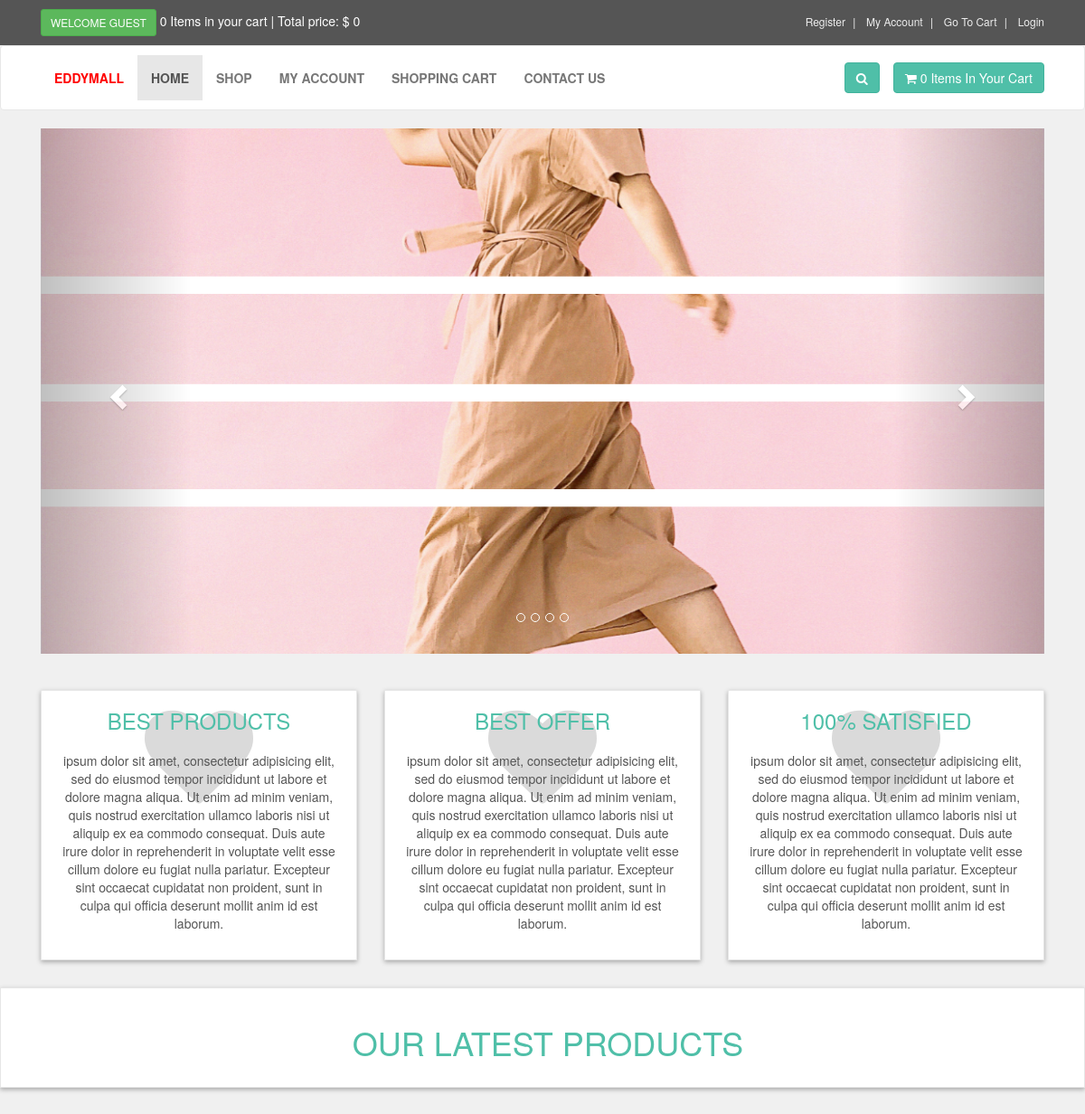
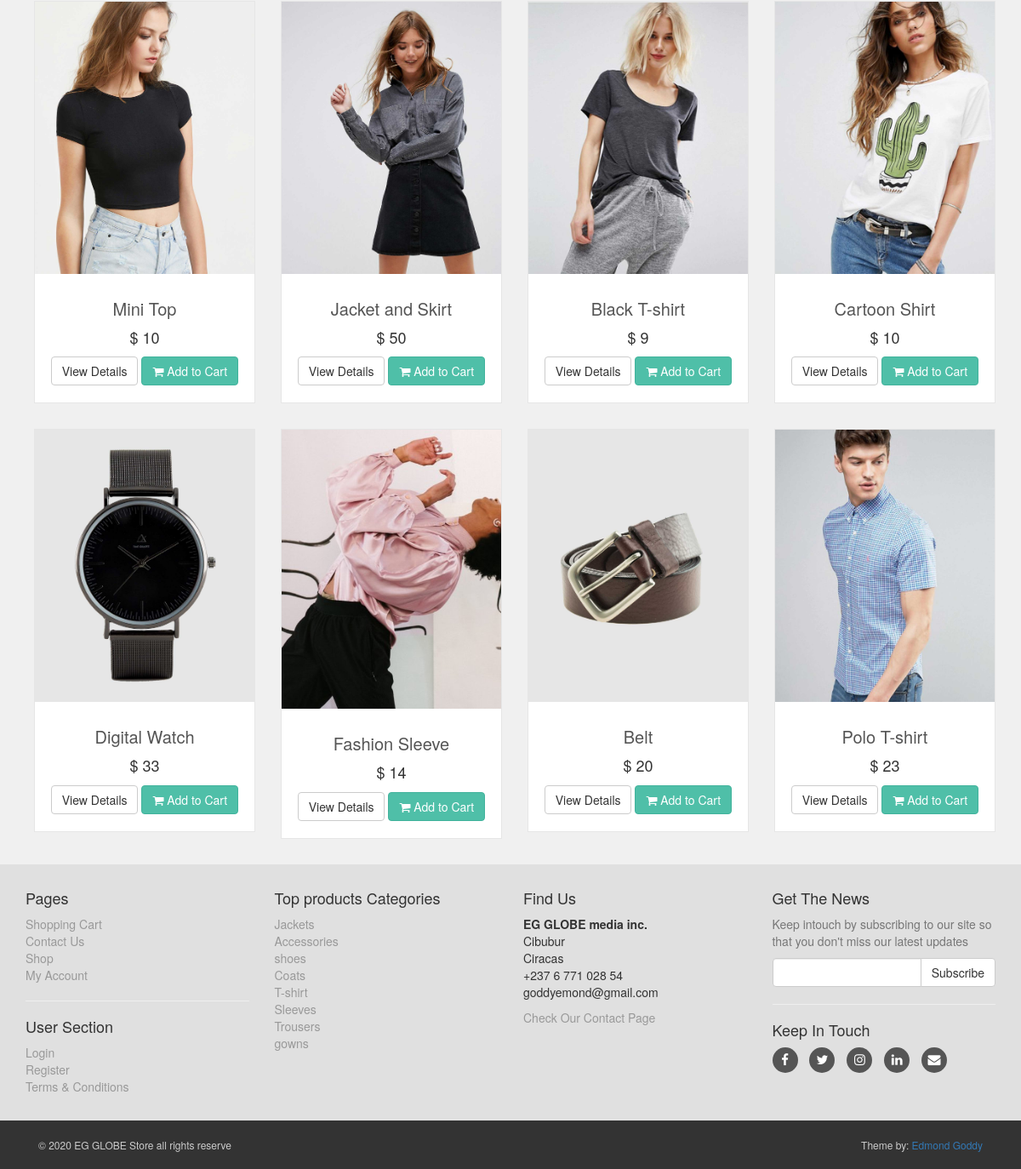
The page / on the database its author committed (2 pictures, top to bottom).
### tables this page shows
CREATE TABLE `slider` (
  `slide_id` int(11) NOT NULL,
  `slide_name` varchar(100) NOT NULL,
  `slide_image` text NOT NULL,
  `slide_url` varchar(255) NOT NULL
);

CREATE TABLE `boxs_section` (
  `box_id` int(10) NOT NULL,
  `box_title` text NOT NULL,
  `box_des` text NOT NULL
);

CREATE TABLE `product` (
  `product_id` int(11) NOT NULL,
  `p_cat_id` int(11) NOT NULL,
  `cat_id` int(11) NOT NULL,
  `date` timestamp NOT NULL DEFAULT CURRENT_TIMESTAMP ON UPDATE CURRENT_TIMESTAMP,
  `product_title` text NOT NULL,
  `product_img1` text NOT NULL,
  `product_img2` text NOT NULL,
  `product_img3` text NOT NULL,
  `product_price` int(11) NOT NULL,
  `product_keywords` text NOT NULL,
  `product_desc` text NOT NULL,
  `Attachment` varchar(5) NOT NULL
);

CREATE TABLE `product_categories` (
  `p_cat_id` int(11) NOT NULL,
  `p_cat_title` text NOT NULL,
  `p_cat_desc` text NOT NULL
);

### functions/functions.php (the view, shortened to what this page needs)
<?php
$db = mysqli_connect("localhost", "root", "", "eddy_mall");
function getRealIpUser(){
  switch (true) {
    default : return $_SERVER['REMOTE_ADDR'];
  }
}
function getPro(){
	global $db;
	$get_products = "SELECT * FROM product order by 1 DESC LIMIT 0,8";
	$run_products = mysqli_query($db, $get_products);
	while ($row_products = mysqli_fetch_array($run_products)) {
		$pro_id = $row_products["product_id"];
		$pro_title = $row_products["product_title"];
		$pro_price = $row_products["product_price"];
		$pro_img1 = $row_products["product_img1"];
		echo "
<div class='col-md-4 col-sm-6 single'>
    <div class='product'>
        <a href='details.php?pro_id=$pro_id'>
            <img class='img-responsive' src='admin_area/product_images/$pro_img1'>
        </a>
        <div class='text'>
            <h3>
               <a href='details.php?pro_id=$pro_id'>
                  $pro_title
               </a>
            </h3>
            <p class='price'>
              $ $pro_price
            </p>
            <p class='button'>
               <a class='btn btn-default' href='details.php?pro_id=$pro_id'>
                   View Details
               </a>
               <a class='btn btn-primary' href='details.php?pro_id=$pro_id'>
                   <i class='fa fa-shopping-cart'></i> Add to Cart
               </a>
            </p>
        </div>
    </div>
</div>
		";
	}
}
function items(){
  global $db;
  $sess = session_id();
  $ip_add = getRealIpUser();
  $get_items = "SELECT * FROM cart WHERE ip_add='$ip_add'  AND session_id='$sess' ";
  $run_items = mysqli_query($db, $get_items);
  $count_items = mysqli_num_rows($run_items);
  echo $count_items;
}
function total_price(){
  $total = 0;
  echo "$ " . $total;
}
?>

### includes/header.php (shortened to what this page needs)
<?php
include("functions/functions.php");
?>
<!DOCTYPE html>
<html>
<head>
    <link href="styles/bootstrap.min.css" rel="stylesheet">
    <link rel="stylesheet" type="text/css" href="font-awesome-4.6.3/css/font-awesome.min.css">
    <link href="styles/style.css" rel="stylesheet">
</head>
<body>
    <div id="top">
        <div class="container">
            <div class="col-md-6 offer">
                <a href="#" class="btn btn-success btn-sm">
                    <?php
                    if (!isset($_SESSION["customer_name"])) {
                        echo "Welcome Guest";
                    }else{
                        echo "Welcome " . @$_SESSION["customer_name"] . " ";
                    }
                    ?>
                </a>
                <a href="checkout.php"><?php items(); ?> Items in your cart | Total price: <?php  total_price()  ?></a>
            </div>
            <div class="col-md-6">
                <ul class="menu">
                    <li class="<?php// if($active == 'Account') echo 'active';  ?>">
                        <a href="customer_register.php">Register</a>
                    </li>
                    <li>
                        <a href="customer/my_account.php">My Account</a>
                    </li>
                    <li>
                        <a href="cart.php">Go To Cart</a>
                    </li>
                    <li>
                        <a href="checkout.php">
                            <?php
                            if (!@isset($_SESSION["customer_name"])) {
                                echo "<a href='checkout.php'> Login </a>";
                            }else{
                                echo "<a href='logout.php'> Logout </a>";
                            }
                            ?>
                        </a>
                    </li>
                </ul>
            </div>
        </div>
    </div>
    <div id="navbar" class="navbar navbar-default">
        <div class="container">
            <div class="navbar-header">
                <a href="index.php" class="navbar-brand home">
                </a>
            </div>
            <div class="navbar-collapse collapse" id="navigation">
                <div class="padding-nav">
                    <ul class="nav navbar-nav left">
                        <li>
                            <a style="color: red;" href="#">EDDYMALL</a>
                        </li>
                        <li class="<?php if($active == 'Home') echo 'active';  ?>">
                            <a href="index.php">Home</a>
                        </li>
                        <li class="<?php if($active == 'Shop') echo 'active';  ?>">
                            <a href="shop.php">Shop</a>
                        </li>
                        <li class="<?php if($active == 'Account') echo 'active';  ?>">
                            <?php
                            if (!@isset($_SESSION["customer_name"])) {
                            	echo "<a href='checkout.php'>My Account</a>";
                            }else{
                            	echo "<a href='customer/my_account.php?my_orders'>My Account</a>";
                            }
                            ?>
                        </li>
                        <li class="<?php if($active == 'Cart') echo 'active';  ?>">
                            <a href="cart.php">Shopping Cart</a>
                        </li>
                        <li class="<?php if($active == 'Contact') echo 'active';  ?>">
                            <a href="contact.php">Contact Us</a>
                        </li>
                    </ul>
                </div>
                <a href="cart.php" class="btn navbar-btn btn-primary right">
                    <i class="fa fa-shopping-cart"></i>
                    <span><?php items(); ?> Items In Your Cart</span>
                </a>
                <div class="navbar-collapse collapse right">
                    <button class="btn btn-primary navbar-btn" type="button" data-toggle="collapse" data-target="#search">
                        <i class="fa fa-search"></i>
                    </button>
                </div>
            </div>
        </div>
    </div>

### index.php (shortened to what this page needs)
<?php
$active = "Home";
include("includes/header.php");
?>
    <div class="container" id="slider">
    	<div class="col-md-12">
    		<div class="carousel slide" id="myCarousel" data-ride="carousel">
    			<ol class="carousel-indicators">
    				<li data-target="#myCarousel" data-slide-to="0"></li>
    				<li data-target="#myCarousel" data-slide-to="1"></li>
    				<li data-target="#myCarousel" data-slide-to="2"></li>
    				<li data-target="#myCarousel" data-slide-to="3"></li>
    			</ol>
    			<div class="carousel-inner">
<?php
$query = "SELECT * FROM slider LIMIT 0,1";
$query = mysqli_query($con, $query);
while ($row = mysqli_fetch_array($query)) {
    $slide_image = $row["slide_image"];
    $slide_url = $row["slide_url"];
?>
                     <div class='item active'>
                        <a href="<?php echo $slide_url; ?>">
                           <img src='<?php echo "admin_area/slides_images/$slide_image" ?>'>
?>                      </a>
                     </div>
<?php
}
?>
    			</div>
    			<a href="#myCarousel" class="left carousel-control" data-slide="prev">
    				<span class="glyphicon glyphicon-chevron-left"></span>
    			</a>
    			<a href="#myCarousel" class="right carousel-control" data-slide="next">
    				<span class="glyphicon glyphicon-chevron-right"></span>
    			</a>
    		</div>
    	</div>
    </div>
    <div id="advantages">
    	<div class="container">
    		<div class="same-height-row">
    			<?php
    			$get_box = "SELECT * FROM boxs_section ";
    			$run_boxes = mysqli_query($con, $get_box);
    			while($run_boxes_section = mysqli_fetch_array($run_boxes)){
    				$box_title = $run_boxes_section["box_title"];
    				$box_desc = $run_boxes_section["box_des"];
    			?>
    			<div class="col-sm-4">
    				<div class="box same-height">
    					<div class="icon">
    						<i class="fa fa-heart"></i>
    					</div>
    					<h3><a href="#"> <?php  echo $box_title; ?> </a></h3>
    					<p> <?php  echo $box_desc; ?> </p>
    				</div>
    			</div>
    		    <?php } ?>
    		</div>
    	</div>
    </div>
    <div id="hot">
    	<div class="box">
    		<div class="container">
    			<div class="col-md-12">
    				<h2>
    					Our Latest Products
    				</h2>
    			</div>
    		</div>
    	</div>
    </div>
    <div id="content" class="container">
    	<div class="row">
<?php
getPro();
?>
    	</div>
    </div>
<?php
include("includes/footer.php");
?>
</body>
</html>

### includes/footer.php (shortened to what this page needs)
<div id="footer">
	<div class="container">
		<div class="row">
			<div class="col-sm-6 col-md-3">
				<h4>Pages</h4>
				<ul>
					<li><a href="cart.php">Shopping Cart</a></li>
					<li><a href="contact.php">Contact Us</a></li>
					<li><a href="shop.php">Shop</a></li>
					<li><a href="customer/my_account.php">My Account</a></li>
				</ul>
				<hr>
				<h4>User Section</h4>
				<ul>
					<li>
                        <?php
                        if (!@isset($_SESSION["customer_name"])) {
                         echo "<a href='checkout.php'>Login</a>";
                        }else{
                         echo "<a href='customer/my_account.php?my_orders'>My Account</a>";
                        }
                        ?>
					</li>
					<li>
                        <?php
                        if (!@isset($_SESSION["customer_name"])) {
                         echo "<a href='customer_register.php'>Register</a>";
                        }else{
                         echo "<a href='customer/my_account.php?edit_account'>Edit Account</a>";
                        }
                        ?>
                        <li><a href="terms.php">Terms & Conditions</a></li>
					</li>
				</ul>
			</div>
			<div class="col-sm-6 col-md-3">
				<h4>Top products Categories</h4>
				<ul>
<?php
$get_p_cats = "SELECT * FROM product_categories";
$run_p_cats = mysqli_query($con, $get_p_cats);
while ($row_p_cats = mysqli_fetch_array($run_p_cats)) {
	$p_cat_id = $row_p_cats["p_cat_id"];
	$p_cat_title = $row_p_cats["p_cat_title"];
	echo "
<li>
   <a href='shop.php?p_cat=$p_cat_id'>
     $p_cat_title
   </a>
</li>
	";
}
?>
				</ul>
			</div>
			<div class="col-sm-6 col-md-3">
				<h4>Find Us</h4>
				<p>
					<strong>EG GLOBE media inc.</strong>
					<br>Cibubur
					<br>Ciracas
					<br>+237 6 771 028 54
					<br>goddyemond@gmail.com
					<br><strong></strong>
				</p>
				<a href="contact.php">Check Our Contact Page</a>
			</div>
			<div class="col-sm-6 col-md-3">
				<h4>Get The News</h4>
				<p class="text-muted">
Keep intouch by subscribing to our site so that you don't miss our latest updates
				</p>
				<form action="" method="post">
	 				<div class="input-group">
						<input type="text" name="email" class="form-control">
						<span class="input-group-btn">
							<input type="submit" value="Subscribe" class="btn btn-default">
						</span>
					</div>
				</form>
				<hr>
				<h4>Keep In Touch</h4>
				<p class="social">
					<a target="_blank" href="https://web.facebook.com/edmond.goddy" class="fa fa-facebook"></a>
					<a target="_blank" href="#" class="fa fa-twitter"></a>
					<a target="_blank" href="#" class="fa fa-instagram"></a>
					<a target="_blank" href="https://www.linkedin.com/in/edmond-goddy-3b67b8225" class="fa fa-linkedin"></a>
					<a target="_blank" href="#" class="fa fa-envelope"></a>
				</p>
			</div>
		</div>
	</div>
</div>
<div id="copyright">
	<div class="container">
		<div class="col-md-6">
			<p class="pull-left">&COPY; 2020 EG GLOBE Store all rights reserve</p>
		</div>
		<div class="col-md-6">
			<p class="pull-right">Theme by: <a target="_blank" href="https://www.linkedin.com/in/edmond-goddy-3b67b8225">Edmond Goddy</a></p>
		</div>
	</div>
</div>

### styles/style.css (style rules this page uses)
body { font-size: 14px; line-height: 1.42857143; color: #333333; background: #f0f0f0; overflow-x: hidden; padding-bottom: ; }
#top { background: #555555; padding: 10px 0; }
#top .offer { color: #ffffff; }
#top .offer .btn { text-transform: uppercase; }
#top a { color: #ffffff; }
#top ul.menu { padding-top: 5px; margin:0; text-align: right; font-size: 12px; list-style: none; }
#top ul.menu > li { display: inline-block; }
#top ul.menu > li a { color: #eeeeee; }
#top ul.menu > li + li:before { content: "|\00a0"; color: #f7f7f7; padding: 0 5px; }
.navbar { background: #ffffff; }
.navbar-collapse .right { float: right; }
.navbar-brand { float: left; padding: 10px 15px; font-size: 18px; line-height: 20px; height: 70px; }
.navbar ul.nav > li > a { text-transform: uppercase; font-weight: bold; font-size: 14px; }
.padding-nav { padding-top: 10px; }
.btn-primary { color: rgb(255,255,255); background: rgb(79,191,168); border-color: rgb(65,179,156); }
#slider { margin-bottom: 40px; }
#advantages { text-align: center; }
.box { background: #ffffff; margin: 0 0 30px; border: solid 1px #e6e6e6; box-sizing: border-box; padding: 20px; box-shadow: 0 2px 5px rgba(0,0,0,0.3); }
#advantages .box .icon { position: absolute; font-size: 120px; width: 100%; text-align: center; top: -20px; left: 0; height: 100%; float: left; color: #dadada; box-sizing: border-box; z-index: 1; }
#advantages .box h3 { position: relative; margin: 0 0 20px; font-weight: 300; text-transform: uppercase; z-index: 2; }
#advantages .box h3 a { color: #4fbfa8; }
#advantages .box p { position: relative; z-index: 2; color: #555555; }
#hot h2 { font-size: 36px; font-weight: 400; color:#4fbfa8; text-align: center; text-transform: uppercase; }
#content { padding-left: 25px; }
.single { width: 290px; }
#content .product { background: #ffffff; border: solid 1px #e6e6e6; margin-bottom: 30px; box-sizing: border-box; }
#content .product .text { padding: 10px 10px 0px; }
#content .product .text p.price { font-size: 18px; text-align: center; font-weight: 400; }
#content .product .text .button { text-align: center; clear: both; }
#content .product .text .button .btn { margin-bottom: 10px; }
#content .product .text h3 { text-align: center; font-size: 20px; }
#content .product .text h3 a { color: rgb(85,85,85); }
#footer { background: #e0e0e0; padding: 20px 0; }
#footer a { color: #999999; padding: 0; text-decoration: none; }
#footer ul { list-style: none; padding-left: 0; }
#footer .social { text-align: left; }
#footer .social a { margin: 0 10px 0 0; display: inline-block; color: #ffffff; width: 30px; height: 30px; border-radius: 15px; line-height: 30px; font-size: 15px; text-align: center; vertical-align: bottom; background: #555555; text-decoration: none; }
#copyright { background: #333333; color: #cccccc; padding: 20px 0; font-size: 12px; }
#copyright p { margin: 0; }

### rows shown on the page
slider: slide_image (picture)
boxs_section: box_title "BEST PRODUCTS", box_des "ipsum dolor sit amet, consectetur adipisicing elit, sed do eiusmod tempor incididunt ut labore et dolore magna aliqua. Ut enim ad minim veniam, quis nostrud exercitation ullamco laboris nisi ut aliquip ex ea commodo consequat. Duis aute irure dolor in reprehenderit in voluptate velit esse cillum dolore eu fugiat nulla pariatur. Excepteur sint occaecat cupidatat non proident, sunt in culpa qui officia deserunt mollit anim id est laborum."
boxs_section: box_title "BEST OFFER", box_des "ipsum dolor sit amet, consectetur adipisicing elit, sed do eiusmod tempor incididunt ut labore et dolore magna aliqua. Ut enim ad minim veniam, quis nostrud exercitation ullamco laboris nisi ut aliquip ex ea commodo consequat. Duis aute irure dolor in reprehenderit in voluptate velit esse cillum dolore eu fugiat nulla pariatur. Excepteur sint occaecat cupidatat non proident, sunt in culpa qui officia deserunt mollit anim id est laborum."
boxs_section: box_title "100% SATISFIED", box_des "ipsum dolor sit amet, consectetur adipisicing elit, sed do eiusmod tempor incididunt ut labore et dolore magna aliqua. Ut enim ad minim veniam, quis nostrud exercitation ullamco laboris nisi ut aliquip ex ea commodo consequat. Duis aute irure dolor in reprehenderit in voluptate velit esse cillum dolore eu fugiat nulla pariatur. Excepteur sint occaecat cupidatat non proident, sunt in culpa qui officia deserunt mollit anim id est laborum."
product: product_img1 (picture), product_title "Mini Top", product_price "10"
product: product_img1 (picture), product_title "Jacket and Skirt", product_price "50"
product: product_img1 (picture), product_title "Black T-shirt", product_price "9"
product: product_img1 (picture), product_title "Cartoon Shirt", product_price "10"
product: product_img1 (picture), product_title "Digital Watch", product_price "33"
product: product_img1 (picture), product_title "Fashion Sleeve", product_price "14"
product: product_img1 (picture), product_title "Belt", product_price "20"
product: product_img1 (picture), product_title "Polo T-shirt", product_price "23"
product_categories: p_cat_title "Jackets"
product_categories: p_cat_title "Accessories"
product_categories: p_cat_title "shoes"
product_categories: p_cat_title "Coats"
product_categories: p_cat_title "T-shirt"
product_categories: p_cat_title "Sleeves"
product_categories: p_cat_title "Trousers"
product_categories: p_cat_title "gowns"

### other values the page prints
$count_items "0 0"
$total "0"
